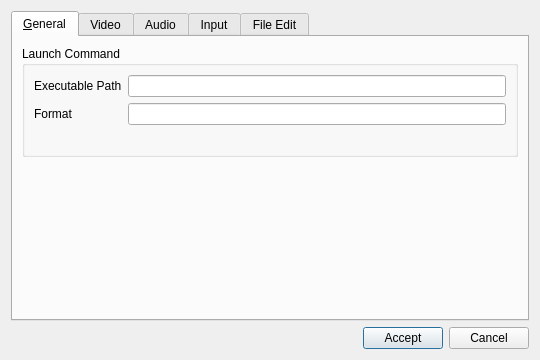
<?xml version="1.0" encoding="UTF-8"?>
<ui version="4.0">
 <class>EmulatorSettings</class>
 <widget class="QDialog" name="EmulatorSettings">
  <property name="geometry">
   <rect>
    <x>0</x>
    <y>0</y>
    <width>540</width>
    <height>360</height>
   </rect>
  </property>
  <property name="windowTitle">
   <string>Qtendo Settings</string>
  </property>
  <property name="styleSheet">
   <string notr="true"/>
  </property>
  <property name="modal">
   <bool>true</bool>
  </property>
  <layout class="QGridLayout" name="gridLayout_2">
   <item row="1" column="1">
    <widget class="QPushButton" name="acceptButton">
     <property name="text">
      <string>Accept</string>
     </property>
     <property name="icon">
      <iconset theme="dialog-ok">
       <normaloff>.</normaloff>.</iconset>
     </property>
    </widget>
   </item>
   <item row="1" column="2">
    <widget class="QPushButton" name="cancelButton">
     <property name="text">
      <string>Cancel</string>
     </property>
     <property name="icon">
      <iconset theme="dialog-cancel">
       <normaloff>.</normaloff>.</iconset>
     </property>
    </widget>
   </item>
   <item row="1" column="0">
    <spacer name="horizontalSpacer">
     <property name="orientation">
      <enum>Qt::Horizontal</enum>
     </property>
     <property name="sizeHint" stdset="0">
      <size>
       <width>40</width>
       <height>20</height>
      </size>
     </property>
    </spacer>
   </item>
   <item row="0" column="0" colspan="3">
    <widget class="QTabWidget" name="tabWidget">
     <property name="currentIndex">
      <number>0</number>
     </property>
     <widget class="QWidget" name="tabGeneral">
      <attribute name="title">
       <string>&amp;General</string>
      </attribute>
      <layout class="QGridLayout" name="gridLayout">
       <item row="0" column="0">
        <widget class="QGroupBox" name="pathBox">
         <property name="title">
          <string>Launch Command</string>
         </property>
         <layout class="QGridLayout" name="gridLayout_3">
          <item row="1" column="0">
           <widget class="QLabel" name="commandFormatLabel">
            <property name="text">
             <string>Format</string>
            </property>
           </widget>
          </item>
          <item row="1" column="1">
           <widget class="QLineEdit" name="commandFormat">
            <property name="toolTip">
             <string>&lt;html&gt;&lt;head/&gt;&lt;body&gt;&lt;p&gt;Supported variables:&lt;ul&gt;&lt;li&gt;{EXEC}    Path to executable&lt;/li&gt;&lt;li&gt;{ROM}     Path to launched ROM&lt;/li&gt;&lt;li&gt;{ARGS}    Required command line options&lt;/li&gt;&lt;/ul&gt;&lt;/p&gt;&lt;/body&gt;&lt;/html&gt;</string>
            </property>
           </widget>
          </item>
          <item row="2" column="1">
           <widget class="QLabel" name="commandFormatPreview">
            <property name="font">
             <font>
              <family>Noto Mono</family>
             </font>
            </property>
            <property name="text">
             <string/>
            </property>
            <property name="wordWrap">
             <bool>true</bool>
            </property>
           </widget>
          </item>
          <item row="0" column="0">
           <widget class="QLabel" name="pathLabel">
            <property name="text">
             <string>Executable Path</string>
            </property>
           </widget>
          </item>
          <item row="0" column="1">
           <widget class="QLineEdit" name="pathEdit"/>
          </item>
         </layout>
        </widget>
       </item>
       <item row="1" column="0">
        <spacer name="verticalSpacer">
         <property name="orientation">
          <enum>Qt::Vertical</enum>
         </property>
         <property name="sizeHint" stdset="0">
          <size>
           <width>20</width>
           <height>40</height>
          </size>
         </property>
        </spacer>
       </item>
      </layout>
     </widget>
     <widget class="QWidget" name="tabVideo">
      <attribute name="title">
       <string>Video</string>
      </attribute>
     </widget>
     <widget class="QWidget" name="tabAudio">
      <attribute name="title">
       <string>Audio</string>
      </attribute>
     </widget>
     <widget class="QWidget" name="tabInput">
      <attribute name="title">
       <string>Input</string>
      </attribute>
     </widget>
     <widget class="QWidget" name="tabEdit">
      <attribute name="title">
       <string>File Edit</string>
      </attribute>
      <layout class="QGridLayout" name="gridLayout_4">
       <item row="1" column="0">
        <widget class="QComboBox" name="fileSelect"/>
       </item>
       <item row="1" column="1">
        <widget class="QPushButton" name="fileSaveButton">
         <property name="sizePolicy">
          <sizepolicy hsizetype="Maximum" vsizetype="Fixed">
           <horstretch>0</horstretch>
           <verstretch>0</verstretch>
          </sizepolicy>
         </property>
         <property name="text">
          <string>Save</string>
         </property>
        </widget>
       </item>
       <item row="0" column="0" colspan="2">
        <widget class="QTextEdit" name="fileTextEdit"/>
       </item>
      </layout>
     </widget>
    </widget>
   </item>
  </layout>
 </widget>
 <resources/>
 <connections/>
</ui>
